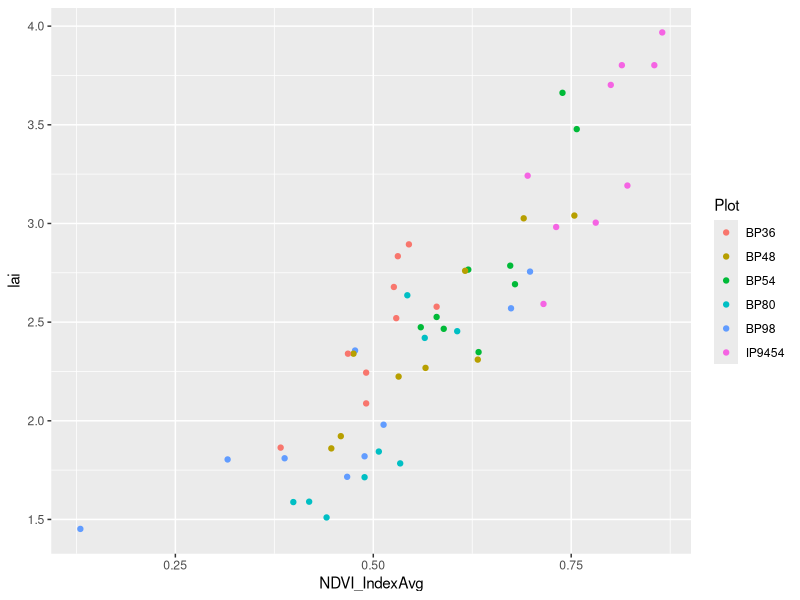
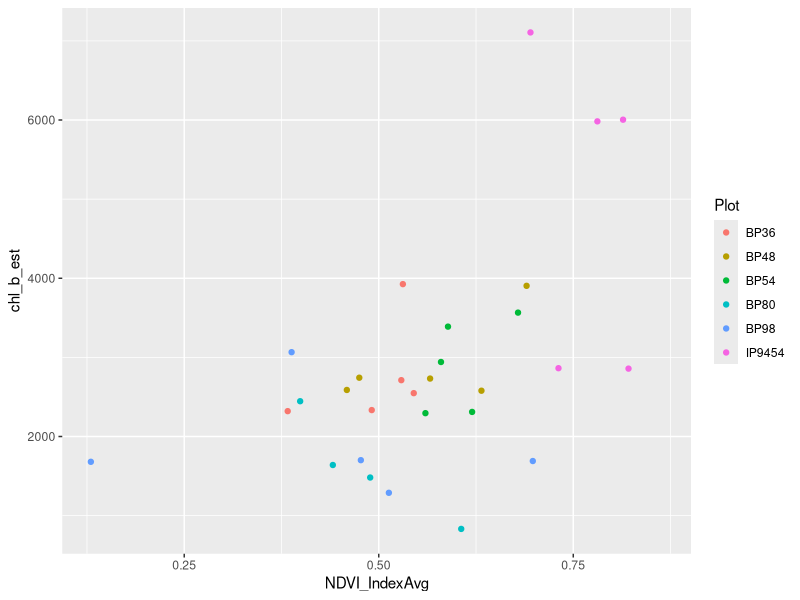

Reproduce these figures in R, in order.
# Initial sandbox script for NDVI/Leaf chemistry scaling project based on the 2019 REU summer project by Evan Paris
# Author:  jeff atkins (jwatkins6@vcu.edu and @atkinsjeff)

#libraries
require(tidyverse)
require(ggplot2)
require(viridis)

# import data
df <- read.csv("./data/ltreb_ndvi.csv")

#### 
# need to add scaling stuff in here....obviously. 

# make total lai
head(df[,15:19])

df$lai <- rowMeans(df[,15:19], na.rm=TRUE)

# chl adjust by lai
df$chl_b_est <- df$chl_b * df$lai

# test plot
x11()
ggplot(df, aes(x = NDVI_IndexAvg, y = lai, color = Plot))+
  geom_point()

# test stats
lm.lai.ndvi <- lm(NDVI_IndexAvg ~ lai, data = df)
summary(lm.lai.ndvi)

x11()
ggplot(df, aes(x = NDVI_IndexAvg, y = chl_b_est, color = Plot))+
  geom_point()

# test stats
lm.chl_b <- lm(NDVI_IndexAvg ~ chl_b_est, data = df)
summary(lm.chl_b)